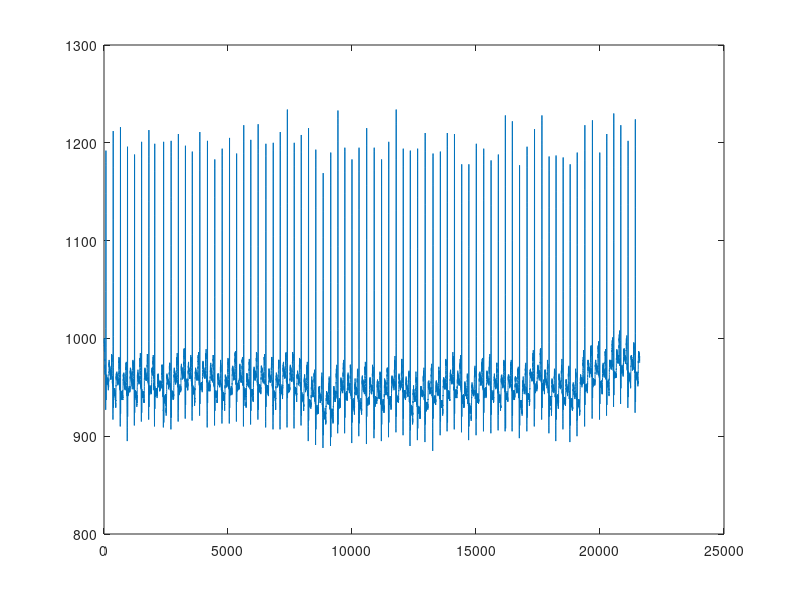
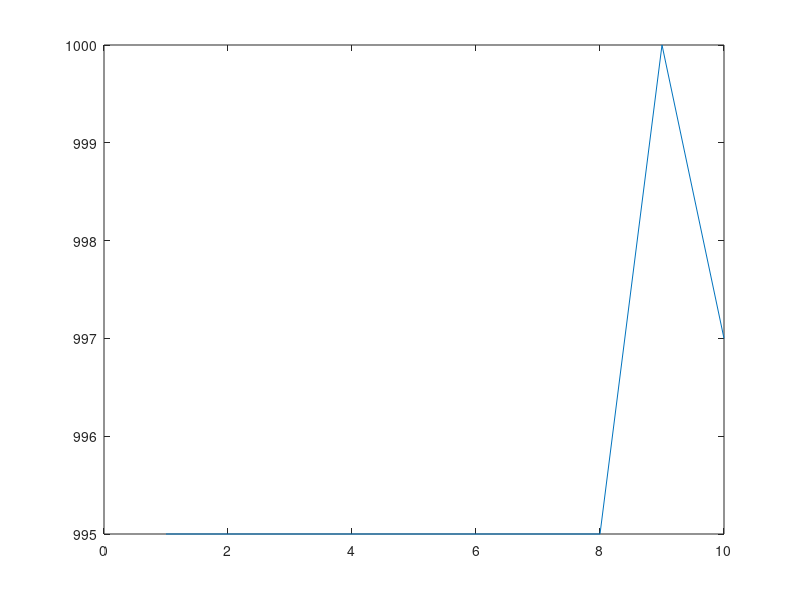
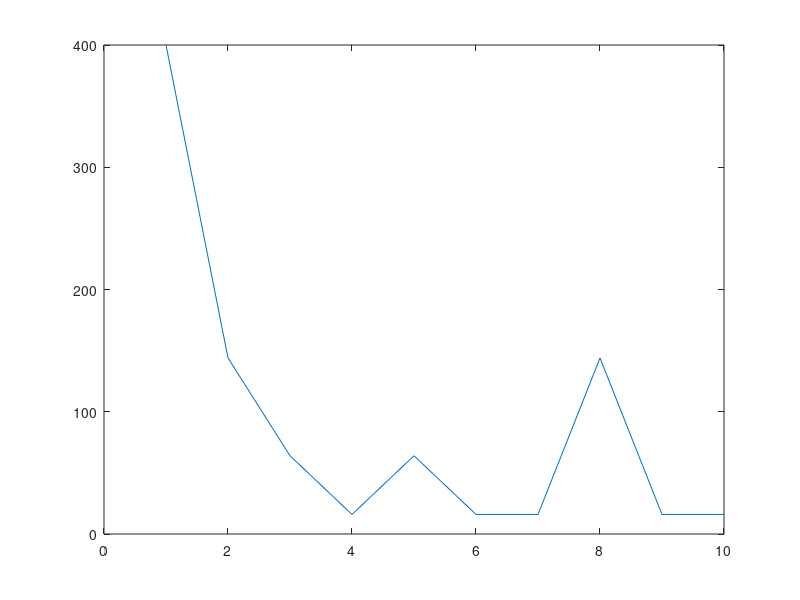

MATLAB code for these plots, in order: (Note: this script raises an error after producing the figures.)
clc; clear all; close all;
load('100m.mat');
x=val(1,:);
ecg=x';
figure(1);
plot(ecg);
N=8; M=8;
k=input('enter the total no.of samples ');
% n=0:1:k;
ecg1=ecg(1:2*k);
figure(2);
plot(ecg1);
n=1:1:2*k
    for i=0:1:7
         x=ecg(n);
         y=ecg(n+i+1);
         z=ecg(n+i); 
          y1=y-z;
          x2=y1.*y1;
          x3=abs(x2);
          a(n)=x3*(N+i+1);
    end
%      disp(a);
figure(3);
     plot(a);     
%      hold on;
    figure(4);
 n=1:1:k;
% j=1:7 %           plot(n,((a(n-j)/M)));
s1=a(n); s2=a(n+1); s3=a(n+2); s4=a(n+3); 
s5=a(n+4); s6=a(n+5); s7=a(n+6);s8=a(n+7);
s=(s1+s2+s3+s4+s5+s6+s7+s8)/M; disp(s)
figure(5);
       plot(n,s);hold on;
% plot(n,x); % plot(n,abs(x1)); % plot(n,a);% plot(n,b(n)); % plot(n,c(n));
